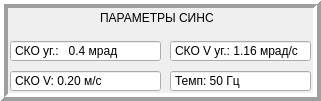
    <widget class="QFrame" name="frame_12">
     <property name="geometry">
      <rect>
       <x>440</x>
       <y>10</y>
       <width>321</width>
       <height>101</height>
      </rect>
     </property>
     <property name="frameShape">
      <enum>QFrame::Box</enum>
     </property>
     <property name="frameShadow">
      <enum>QFrame::Raised</enum>
     </property>
     <property name="lineWidth">
      <number>4</number>
     </property>
     <widget class="QDoubleSpinBox" name="doubleSpinBox_9">
      <property name="geometry">
       <rect>
        <x>10</x>
        <y>40</y>
        <width>151</width>
        <height>22</height>
       </rect>
      </property>
      <property name="buttonSymbols">
       <enum>QAbstractSpinBox::NoButtons</enum>
      </property>
      <property name="prefix">
       <string>СКО уг.:   </string>
      </property>
      <property name="suffix">
       <string> мрад</string>
      </property>
      <property name="decimals">
       <number>1</number>
      </property>
      <property name="maximum">
       <double>10.000000000000000</double>
      </property>
      <property name="singleStep">
       <double>0.010000000000000</double>
      </property>
      <property name="stepType">
       <enum>QAbstractSpinBox::AdaptiveDecimalStepType</enum>
      </property>
      <property name="value">
       <double>0.400000000000000</double>
      </property>
     </widget>
     <widget class="QDoubleSpinBox" name="doubleSpinBox_10">
      <property name="geometry">
       <rect>
        <x>170</x>
        <y>40</y>
        <width>141</width>
        <height>22</height>
       </rect>
      </property>
      <property name="buttonSymbols">
       <enum>QAbstractSpinBox::NoButtons</enum>
      </property>
      <property name="prefix">
       <string>СКО V уг.: </string>
      </property>
      <property name="suffix">
       <string> мрад/с</string>
      </property>
      <property name="maximum">
       <double>1000.000000000000000</double>
      </property>
      <property name="singleStep">
       <double>0.010000000000000</double>
      </property>
      <property name="value">
       <double>1.160000000000000</double>
      </property>
     </widget>
     <widget class="QLabel" name="label_12">
      <property name="geometry">
       <rect>
        <x>100</x>
        <y>10</y>
        <width>171</width>
        <height>16</height>
       </rect>
      </property>
      <property name="text">
       <string>ПАРАМЕТРЫ СИНС</string>
      </property>
     </widget>
     <widget class="QDoubleSpinBox" name="doubleSpinBox_11">
      <property name="geometry">
       <rect>
        <x>10</x>
        <y>70</y>
        <width>151</width>
        <height>22</height>
       </rect>
      </property>
      <property name="buttonSymbols">
       <enum>QAbstractSpinBox::NoButtons</enum>
      </property>
      <property name="prefix">
       <string>СКО V: </string>
      </property>
      <property name="suffix">
       <string> м/с</string>
      </property>
      <property name="maximum">
       <double>1000.000000000000000</double>
      </property>
      <property name="singleStep">
       <double>0.010000000000000</double>
      </property>
      <property name="value">
       <double>0.200000000000000</double>
      </property>
     </widget>
     <widget class="QDoubleSpinBox" name="doubleSpinBox_12">
      <property name="geometry">
       <rect>
        <x>170</x>
        <y>70</y>
        <width>141</width>
        <height>22</height>
       </rect>
      </property>
      <property name="buttonSymbols">
       <enum>QAbstractSpinBox::NoButtons</enum>
      </property>
      <property name="prefix">
       <string>Темп: </string>
      </property>
      <property name="suffix">
       <string> Гц</string>
      </property>
      <property name="decimals">
       <number>0</number>
      </property>
      <property name="maximum">
       <double>100000.000000000000000</double>
      </property>
      <property name="singleStep">
       <double>1.000000000000000</double>
      </property>
      <property name="stepType">
       <enum>QAbstractSpinBox::AdaptiveDecimalStepType</enum>
      </property>
      <property name="value">
       <double>50.000000000000000</double>
      </property>
     </widget>
    </widget>
